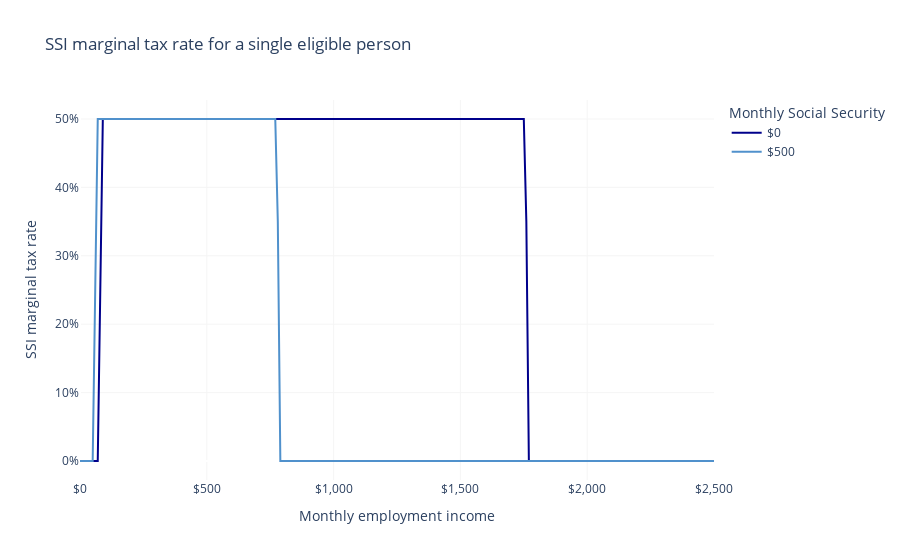

Notebook source saved alongside this figure:
### Markdown cell above
SSI phases out at 50% with respect to employment income, after exemptions.

### Code cell
fig = px.line(
    df,
    "employment_income",
    "mtr",
    color="social_security",
    labels=LABELS,
    title="SSI marginal tax rate for a single eligible person",
    color_discrete_map=COLOR_MAP,
)
fig.update_layout(
    xaxis_tickformat="$,",
    yaxis_tickformat=".0%",
    # yaxis_range=[-1, 1],
    plot_bgcolor="white",
    xaxis_gridcolor=LIGHT_GRAY,
    yaxis_gridcolor=LIGHT_GRAY,
)
fig.show()

### Figure 1 — Plotly figure (JSON) as saved in the notebook; plotly's stock layout.template omitted (floating-point values rounded to 4 significant figures; data arrays with more than 128 entries replaced by an {"elided": "..."} marker saying what was removed)
{"data": [{"hovertemplate": "Monthly Social Security=$0<br>Monthly employment income=%{x}<br>SSI marginal tax rate=%{y}<extra></extra>", "legendgroup": "$0", "line": {"color": "darkblue", "dash": "solid"}, "marker": {"symbol": "circle"}, "mode": "lines", "name": "$0", "orientation": "v", "showlegend": true, "type": "scatter", "x": {"elided": "251 int values"}, "xaxis": "x", "y": {"elided": "251 float values"}, "yaxis": "y"}, {"hovertemplate": "Monthly Social Security=$500<br>Monthly employment income=%{x}<br>SSI marginal tax rate=%{y}<extra></extra>", "legendgroup": "$500", "line": {"color": "#5091cc", "dash": "solid"}, "marker": {"symbol": "circle"}, "mode": "lines", "name": "$500", "orientation": "v", "showlegend": true, "type": "scatter", "x": {"elided": "251 int values"}, "xaxis": "x", "y": {"elided": "251 float values"}, "yaxis": "y"}], "layout": {"legend": {"title": {"text": "Monthly Social Security"}, "tracegroupgap": 0}, "plot_bgcolor": "white", "title": {"text": "SSI marginal tax rate for a single eligible person"}, "xaxis": {"anchor": "y", "domain": [0, 1], "gridcolor": "#F5F5F5", "tickformat": "$,", "title": {"text": "Monthly employment income"}}, "yaxis": {"anchor": "x", "domain": [0, 1], "gridcolor": "#F5F5F5", "tickformat": ".0%", "title": {"text": "SSI marginal tax rate"}}}}
